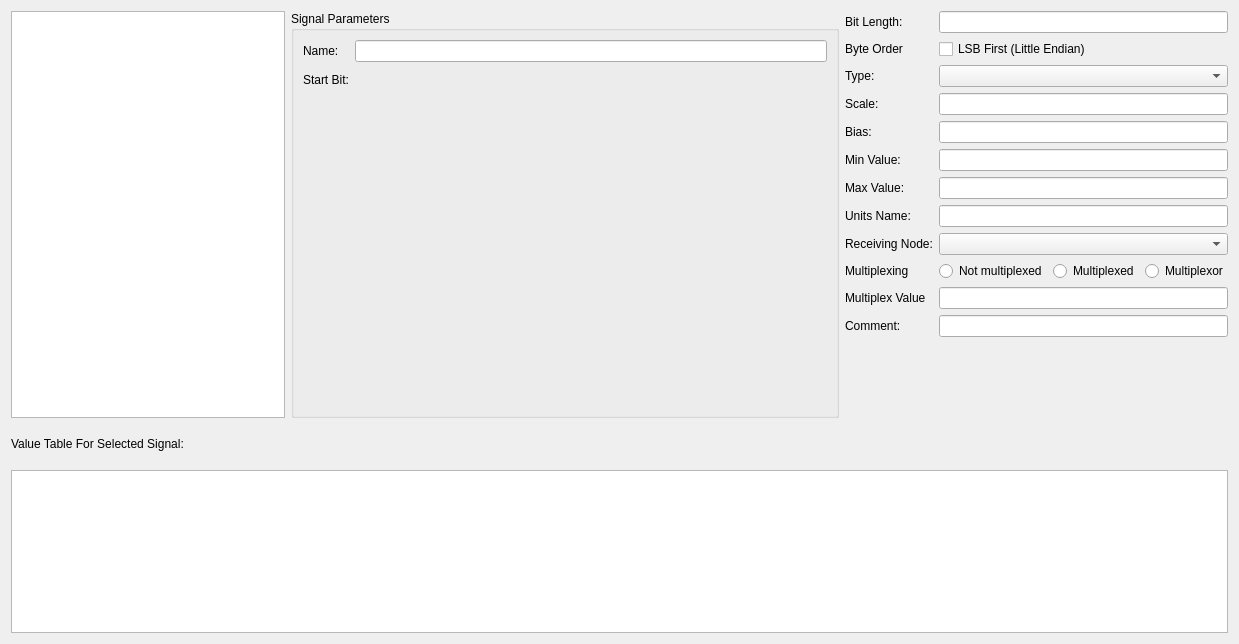
<?xml version="1.0" encoding="UTF-8"?>
<ui version="4.0">
 <class>DBCSignalEditor</class>
 <widget class="QDialog" name="DBCSignalEditor">
  <property name="geometry">
   <rect>
    <x>0</x>
    <y>0</y>
    <width>1239</width>
    <height>644</height>
   </rect>
  </property>
  <property name="windowTitle">
   <string>Signal Editor</string>
  </property>
  <layout class="QVBoxLayout" name="verticalLayout" stretch="10,1,4">
   <item>
    <layout class="QHBoxLayout" name="horizontalLayout" stretch="1,2,1">
     <item>
      <widget class="QListWidget" name="signalsList"/>
     </item>
     <item>
      <widget class="QGroupBox" name="groupBox">
       <property name="title">
        <string>Signal Parameters</string>
       </property>
       <layout class="QFormLayout" name="formLayout">
        <item row="0" column="0">
         <widget class="QLabel" name="label">
          <property name="text">
           <string>Name:</string>
          </property>
         </widget>
        </item>
        <item row="0" column="1">
         <widget class="QLineEdit" name="txtName"/>
        </item>
        <item row="1" column="0">
         <widget class="QLabel" name="label_3">
          <property name="text">
           <string>Start Bit:</string>
          </property>
         </widget>
        </item>
        <item row="1" column="1">
         <widget class="CANDataGrid" name="bitfield" native="true">
          <property name="minimumSize">
           <size>
            <width>300</width>
            <height>300</height>
           </size>
          </property>
         </widget>
        </item>
       </layout>
      </widget>
     </item>
     <item>
      <layout class="QFormLayout" name="formLayout_2">
       <item row="0" column="0">
        <widget class="QLabel" name="label_4">
         <property name="text">
          <string>Bit Length:</string>
         </property>
        </widget>
       </item>
       <item row="0" column="1">
        <widget class="QLineEdit" name="txtBitLength"/>
       </item>
       <item row="1" column="0">
        <widget class="QLabel" name="label_5">
         <property name="text">
          <string>Byte Order</string>
         </property>
        </widget>
       </item>
       <item row="1" column="1">
        <widget class="QCheckBox" name="cbIntelFormat">
         <property name="text">
          <string>LSB First (Little Endian)</string>
         </property>
        </widget>
       </item>
       <item row="2" column="0">
        <widget class="QLabel" name="label_6">
         <property name="text">
          <string>Type:</string>
         </property>
        </widget>
       </item>
       <item row="2" column="1">
        <widget class="QComboBox" name="comboType"/>
       </item>
       <item row="3" column="0">
        <widget class="QLabel" name="label_7">
         <property name="text">
          <string>Scale:</string>
         </property>
        </widget>
       </item>
       <item row="3" column="1">
        <widget class="QLineEdit" name="txtScale"/>
       </item>
       <item row="4" column="0">
        <widget class="QLabel" name="label_8">
         <property name="text">
          <string>Bias:</string>
         </property>
        </widget>
       </item>
       <item row="4" column="1">
        <widget class="QLineEdit" name="txtBias"/>
       </item>
       <item row="5" column="0">
        <widget class="QLabel" name="label_9">
         <property name="text">
          <string>Min Value:</string>
         </property>
        </widget>
       </item>
       <item row="5" column="1">
        <widget class="QLineEdit" name="txtMinVal"/>
       </item>
       <item row="6" column="0">
        <widget class="QLabel" name="label_10">
         <property name="text">
          <string>Max Value:</string>
         </property>
        </widget>
       </item>
       <item row="6" column="1">
        <widget class="QLineEdit" name="txtMaxVal"/>
       </item>
       <item row="7" column="0">
        <widget class="QLabel" name="label_12">
         <property name="text">
          <string>Units Name:</string>
         </property>
        </widget>
       </item>
       <item row="7" column="1">
        <widget class="QLineEdit" name="txtUnitName"/>
       </item>
       <item row="8" column="0">
        <widget class="QLabel" name="label_11">
         <property name="text">
          <string>Receiving Node:</string>
         </property>
        </widget>
       </item>
       <item row="8" column="1">
        <widget class="QComboBox" name="comboReceiver"/>
       </item>
       <item row="9" column="0">
        <widget class="QLabel" name="label_14">
         <property name="text">
          <string>Multiplexing</string>
         </property>
        </widget>
       </item>
       <item row="9" column="1">
        <layout class="QHBoxLayout" name="horizontalLayout_2">
         <item>
          <widget class="QRadioButton" name="rbNotMulti">
           <property name="text">
            <string>Not multiplexed</string>
           </property>
          </widget>
         </item>
         <item>
          <widget class="QRadioButton" name="rbMultiplexed">
           <property name="text">
            <string>Multiplexed</string>
           </property>
          </widget>
         </item>
         <item>
          <widget class="QRadioButton" name="rbMultiplexor">
           <property name="text">
            <string>Multiplexor</string>
           </property>
          </widget>
         </item>
        </layout>
       </item>
       <item row="10" column="0">
        <widget class="QLabel" name="label_15">
         <property name="text">
          <string>Multiplex Value</string>
         </property>
        </widget>
       </item>
       <item row="10" column="1">
        <widget class="QLineEdit" name="txtMultiplexValue"/>
       </item>
       <item row="11" column="0">
        <widget class="QLabel" name="label_13">
         <property name="text">
          <string>Comment:</string>
         </property>
        </widget>
       </item>
       <item row="11" column="1">
        <widget class="QLineEdit" name="txtComment"/>
       </item>
      </layout>
     </item>
    </layout>
   </item>
   <item>
    <widget class="QLabel" name="label_2">
     <property name="text">
      <string>Value Table For Selected Signal:</string>
     </property>
    </widget>
   </item>
   <item>
    <widget class="QTableWidget" name="valuesTable"/>
   </item>
  </layout>
 </widget>
 <customwidgets>
  <customwidget>
   <class>CANDataGrid</class>
   <extends>QWidget</extends>
   <header>candatagrid.h</header>
   <container>1</container>
  </customwidget>
 </customwidgets>
 <tabstops>
  <tabstop>signalsList</tabstop>
  <tabstop>txtName</tabstop>
  <tabstop>rbNotMulti</tabstop>
  <tabstop>rbMultiplexed</tabstop>
  <tabstop>rbMultiplexor</tabstop>
  <tabstop>valuesTable</tabstop>
 </tabstops>
 <resources/>
 <connections/>
</ui>
